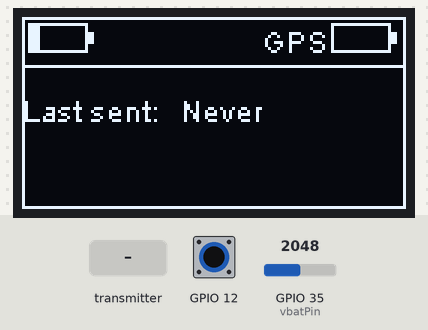
A sketch run on a simulated ESP32-S3. Parts: 128×64 one-colour display. The test bench sets the inputs (shaded band); at power-on: GPIO 12 HIGH, GPIO 35 (vbatPin) = 2048. No radio packets arrive unless stated; what the sketch prints to the serial monitor is not drawn.

2.8 s: GPIO 12 pulled LOW for 0.15 s
Above: at 2.89 s.
4.4 s: the transmitter starts sending dist = 0
Timing chart, 0 to 7.4 s (numbered marks = the images above; inputs shaded):
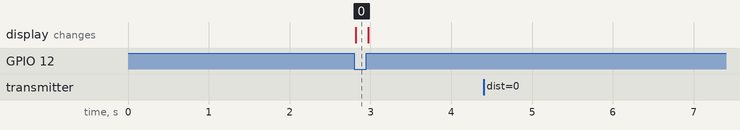

The sketch:

GPS_Repeater_ttgo.ino
```cpp
#include <SPI.h>
#include <LoRa.h>
#include <Wire.h>
#include "SSD1306.h"
#include <esp_now.h>
#include <WiFi.h>
#include "config.h"


TaskHandle_t Task1;


const uint8_t vbatPin = 35;
unsigned int counter = 0;
float VBAT;  // battery voltage from ESP32 ADC reada
unsigned long sendTime = 0;
unsigned long last_message = 3600;
SSD1306 display(0x3c, 21, 22);
String rssi = "RSSI --";
String packSize = "--";
String packet;
esp_now_peer_info_t peerInfo;
float batt1 = 0;
float gpsbatt = 0;
bool lorasendready = false;
bool lorareceivedready = false;
void setup() {


  Serial.begin(115200);
  while (!Serial)
    ;
  Serial.println("------------------------------------");
  Serial.println();
  Serial.println("LoRa Sender Test");

  SPI.begin(SCK, MISO, MOSI, SS);
  LoRa.setPins(SS, RST, DI0);
  if (!LoRa.begin(868E6)) {
    Serial.println("Starting LoRa failed!");
    while (1)
      ;
  }
  LoRa.setTxPower(22);
  LoRa.setSignalBandwidth(125E3);
  LoRa.setCodingRate4(8);
  LoRa.setSpreadingFactor(12);
  LoRa.setPreambleLength(16);
  // LoRa.onReceive(cbk);
  // LoRa.receive();
  Serial.println("init ok");
  display.init();
  display.flipScreenVertically();
  display.setFont(ArialMT_Plain_10);

  delay(1500);

  my_esp_now_init();
  xTaskCreatePinnedToCore(
    LoraReceiver, /* Function to implement the task */
    "Task1",      /* Name of the task */
    10000,        /* Stack size in words */
    NULL,         /* Task input parameter */
    10,           /* Priority of the task */
    &Task1,       /* Task handle. */
    0);           /* Core where the task should run */
}

void loop() {
  int tt = touchRead(12);

  if (tt < 40) {

    get_battery();
    display.displayOn();
    display.clear();
    display.drawLine(0, 0, 127, 0);
    display.drawLine(0, 63, 127, 63);
    display.drawLine(0, 0, 0, 63);
    display.drawLine(127, 0, 127, 63);
    display.drawLine(0, 16, 127, 16);
    display.drawRect(2, 2, 20, 10);
    display.fillRect(2, 2, batt1, 10);
    display.drawString(80, 2, "GPS");
    display.fillRect(22, 5, 2, 4);
    display.drawRect(103, 2, 20, 10);
    display.fillRect(103, 2, gpsbatt, 10);
    display.fillRect(123, 5, 2, 4);

    display.setTextAlignment(TEXT_ALIGN_LEFT);

    display.setFont(ArialMT_Plain_10);
    display.drawString(0, 25, "Last sent: ");
    if (sendTime > 0) {
      display.drawString(50, 25, String(last_message));
      display.drawString(90, 25, " S ago");
    } else {
      display.drawString(50, 25, " Never");
    }
    display.display();

  } else {
    display.displayOff();
  }
  delay(20);
  if (lorasendready) {
    lorasend();
    lorasendready = false;
    Serial.println("Sending via Lora");
    hexDump(& position_ts,sizeof(position_ts));
  }

  if (lorareceivedready) {
    esp_err_t result = esp_now_send(broadcastAddress, (uint8_t *)&position_ls, sizeof(position_ls));
    lorareceivedready = false;
    Serial.println(" ++++++++++++ Received from lora +++++++++++++");
  }
}
```

communication.ino
```cpp
#include "config.h"


String success;
String receive_string;

void data_sent(const uint8_t *mac_addr, esp_now_send_status_t status) {
  Serial.print("\r\nLast Packet Send Status:\t");
  Serial.println(status == ESP_NOW_SEND_SUCCESS ? "Delivery Success" : "Delivery Fail");
  if (status == 0) {
    success = "Delivery Success :)";
  } else {
    success = "Delivery Fail :(";
  }
  Serial.println(WiFi.macAddress());
}

void lorasend() {
  LoRa.beginPacket();
  LoRa.write((uint8_t *)&position_ts, sizeof(position_ts));
  LoRa.endPacket();
}

void hexDump(const void* data, size_t size) {
  const byte* byteData = (const byte*)data;
  for (size_t i = 0; i < size; i++) {
    if (i % 16 == 0) {
      Serial.println();
      Serial.print("0x");
      Serial.print((unsigned int)i, HEX);
      Serial.print(": ");
    }

    if (byteData[i] < 0x10) Serial.print("0"); // Leading zero
    Serial.print(byteData[i], HEX);
    Serial.print(" ");
  }
  Serial.println();
}

// Callback when data is received
void data_receive(const esp_now_recv_info *info, const uint8_t *data, int data_len) {
  char macStr[18];
  memcpy(&data_ts, data, sizeof(data_ts));
  // Serial.print("Last Packet Recv Data: ");
  //  Serial.println(*data);
  if (data_ts.time[7] == SENDINGTIME) {
    sendTime = millis();
    position_ts.lat = data_ts.lat;
    position_ts.lon = data_ts.lon;
    position_ts.alt = data_ts.alt;
    position_ts.device_id = 1;
    strcpy(position_ts.device_name, "CoreS3");
    lorasendready = true;
  }
}

void my_esp_now_init() {
  WiFi.mode(WIFI_STA);
  if (esp_now_init() != ESP_OK) {
    Serial.println("Error initializing ESP-NOW");
    return;
  }
  esp_now_register_send_cb(data_sent);

  memcpy(peerInfo.peer_addr, broadcastAddress, 6);
  peerInfo.channel = 0;
  peerInfo.encrypt = false;
  if (esp_now_add_peer(&peerInfo) != ESP_OK) {
    Serial.println("Failed to add peer");
    return;
  }
  // Register for a callback function that will be called when data is received
  esp_now_register_recv_cb(data_receive);
}

void stop_espnow() {
  esp_now_deinit();
}

void send_position() {
  data_info data_ts;
  esp_err_t result = esp_now_send(broadcastAddress, (uint8_t *)&data_ts, 100);
}

void get_battery() {
  VBAT = (float)(analogRead(vbatPin)) / 4095 * 2 * 3.3 * 1.1;
  batt1 = (VBAT - 3.5) * 34;
  if (batt1 < 0) { batt1 = 0; }
  if (batt1 > 20) { batt1 = 20; };
  if (sendTime > 0) {
    last_message = (millis() - sendTime) / 1000;
  }
  if (last_message < 600) {
    gpsbatt = data_ts.battery / 5;
  } else {
    gpsbatt = 0;
  }
};


void LoraReceiver(void *) {
  char tmp[40];
  int i = 0;
  for (;;) {
      int packetSize = LoRa.parsePacket();

      if (packetSize) {

        Serial.println();
        Serial.print("Packet size: ");
        Serial.println(packetSize);

        while (LoRa.available()) {
          //Serial.print((char)LoRa.read());
          tmp[i++] = (char)LoRa.read();
        }
        memcpy(&position_ls, tmp, 40);
        int deviceid = position_ls.device_id;
        Serial.print("Received Lora from: ");
        Serial.println(deviceid);

        lora_data.snr = LoRa.packetSnr();
        lora_data.rssi = LoRa.packetRssi();
        lora_data.ts = millis();
        lorareceivedready = true;
        // esp_err_t result = esp_now_send(broadcastAddress, (uint8_t *)&position_ls, sizeof(position_ls));
        i = 0;
      }
    vTaskDelay(10 / portTICK_PERIOD_MS);
  }
}
```

config.h
```cpp
#pragma once
#define SENDINGTIME '8'
#define DEVICEID 1

#define SCK 5    // GPIO5  -- SX1278's SCK
#define MISO 19  // GPIO19 -- SX1278's MISnO
#define MOSI 27  // GPIO27 -- SX1278's MOSI
#define SS 18    // GPIO18 -- SX1278's CS
#define RST 23   // GPIO14 -- SX1278's RESET
#define DI0 26   // GPIO26 -- SX1278's IRQ(Interrupt Request)
#define BAND 868E6


struct data_info {
  float dist;
  float lat;
  float lon;
  float alt;
  int azimuth;
  int wp_azimuth;
  int battery;
  int sat;
  int fixed;
  int speed;
  char time[9];
  char wp_name[25] = "";
};

struct position {
  float lat;
  float lon;
  float alt;
  uint8_t device_id;
  char device_name[25] = "";
};

struct lora_peer {
  float snr;
  float rssi;
  unsigned long ts;
};

data_info data_ts;
position position_ts;
position position_ls;
struct lora_peer lora_data;

uint8_t broadcastAddress[] = { 0x48, 0x27, 0xE2, 0x66, 0xF1, 0x44 };  // MAC CORTO
```

Measured:
- after the input at 2.8 s, the display: changes at once (image 0)
- after the input at 4.4 s, every drawn part: stays the same
